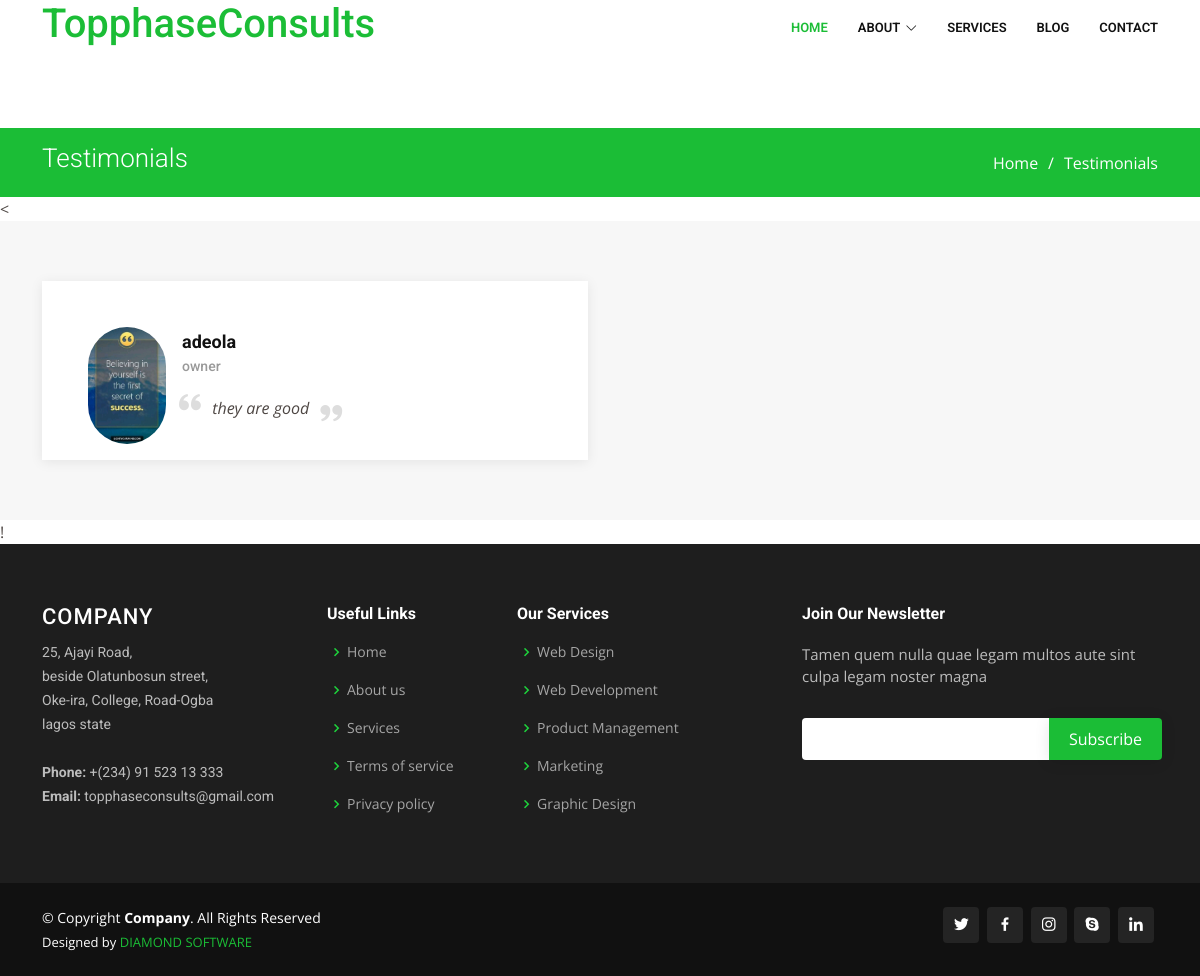
Page /testimony on the committed database.
### mainweb/models.py (models this page shows, shortened)
class testimonyp(models.Model):
    name = models.CharField(max_length=100)
    position = models.CharField(max_length=100)
    photo = models.ImageField(upload_to='images/')
    created = models.DateTimeField(auto_now_add=True)
    message = models.CharField(max_length=100)
    class Meta:
        ordering = ['-created']

### mainweb/views.py (the view)
# urls.py: path('testimony', views.TestimonyView.as_view(), name='testimony'),
class TestimonyView(generic.ListView):
    template_name = 'mainweb/testimonials.html'
    context_object_name= 'texty'
    def get_queryset(self):
        return testimonyp.objects.order_by('-created')

### mainweb/templates/mainweb/testimonials.html
{% extends 'main.html' %}
{% block content %}
{% load static %}
  <main id="main">
    <section id="breadcrumbs" class="breadcrumbs">
      <div class="container">
        <div class="d-flex justify-content-between align-items-center">
          <h2>Testimonials</h2>
          <ol>
            <li><a href="{% url 'index' %}">Home</a></li>
            <li>Testimonials</li>
          </ol>
        </div>
      </div>
    </section><
    {% if texty %}
    {% for people in texty %}
    <section id="testimonials" class="testimonials section-bg">
      <div class="container">
        <div class="row">
          <div class="col-lg-6" data-aos="fade-up">
            <div class="testimonial-item">
              <img src="{{people.photo.url}}" class="testimonial-img" alt="">
              <h3>{{people.name}}</h3>
              <h4>{{people.position}}</h4>
              <p>
                <i class="bx bxs-quote-alt-left quote-icon-left"></i>
                {{people.message}}
                <i class="bx bxs-quote-alt-right quote-icon-right"></i>
              </p>
            </div>
          </div>
      </div>
    </section>
   {% empty %}
          <h2>empty </h2>
{% endfor %}
    {% endif %}!
  </main>
  {% endblock %}

### static/lal/assets/css/style.css (style rules this page uses)
body { font-family: "Open Sans", sans-serif; color: #4d4643; }
a { color: #1bbd36; text-decoration: none; }
h1, h2, h3, h4, h5, h6 { font-family: "Roboto", sans-serif; }
section { padding: 60px 0; overflow: hidden; }
.section-bg { background-color: #f7f7f7; }
.breadcrumbs { padding: 15px 0; background: #1bbd36; min-height: 40px; margin-top: 72px; }
.breadcrumbs h2 { font-size: 26px; font-weight: 300; color: #fff; }
.breadcrumbs ol { display: flex; flex-wrap: wrap; list-style: none; padding: 0; margin: 0; color: #fff; }
.breadcrumbs ol a { color: #fff; }
.breadcrumbs ol li + li { padding-left: 10px; }
.breadcrumbs ol li + li::before { display: inline-block; padding-right: 10px; color: #fff; content: "/"; }
.testimonials .testimonial-item { box-sizing: content-box; padding: 40px; box-shadow: 0px 2px 12px rgba(0, 0, 0, 0.08); position: relative; background: #fff; }
.testimonials .testimonial-item .testimonial-img { width: 90px; border-radius: 50px; border: 6px solid #fff; float: left; margin: 0 10px 0 0; }
.testimonials .testimonial-item h3 { font-size: 18px; font-weight: bold; margin: 10px 0 5px 0; color: #111; }
.testimonials .testimonial-item h4 { font-size: 14px; color: #999; margin: 0; }
.testimonials .testimonial-item .quote-icon-left, .testimonials .testimonial-item .quote-icon-right { color: #dddddd; font-size: 26px; }
.testimonials .testimonial-item .quote-icon-left { display: inline-block; left: -5px; position: relative; }
.testimonials .testimonial-item .quote-icon-right { display: inline-block; right: -5px; position: relative; top: 10px; }
.testimonials .testimonial-item p { font-style: italic; margin: 15px 0 0 0; padding: 0; }

### rows in the picture
testimonyp: photo (picture), name "adeola", position "owner", message "they are good"
